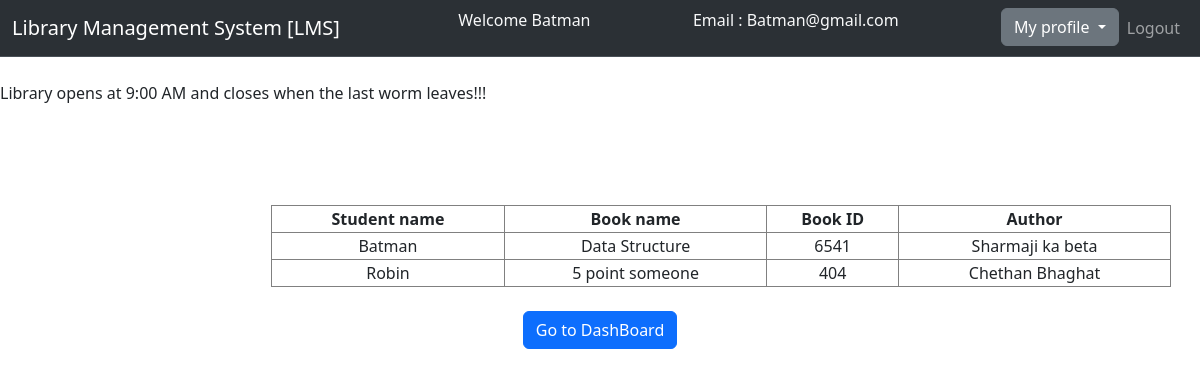
The app's page /admin/issuedBooks.php (signed in) with its own data.
### tables this page shows
CREATE TABLE `issued_books` (
  `s_no` int NOT NULL,
  `book_no` int NOT NULL,
  `book_name` varchar(100) NOT NULL,
  `book_author` varchar(50) NOT NULL,
  `student_id` int NOT NULL,
  `status` int DEFAULT NULL,
  `issue_date` text NOT NULL
);

CREATE TABLE `users` (
  `id` int NOT NULL,
  `name` varchar(50) NOT NULL,
  `email` varchar(100) NOT NULL,
  `password` varchar(100) NOT NULL,
  `mobile` int NOT NULL,
  `address` varchar(250) NOT NULL
);

### admin/issuedBooks.php (the view, shortened to what this page needs)
<?php
$connection = mysqli_connect("localhost","root","appu1234");
$query = "select i.book_name,i.book_no,i.book_author,u.name from issued_books i left join users u on i.student_id = u.id";
?>
<!DOCTYPE html>
<html lang="en">
<head>
    <link href="https://cdn.jsdelivr.net/npm/bootstrap@5.3.3/dist/css/bootstrap.min.css" rel="stylesheet">
</head>
<link rel="stylesheet" href="style.css">
<body>
<nav class="navbar bg-dark border-bottom border-body navbar-expand-lg bg-body-tertiary" data-bs-theme="dark">
  <div class="container-fluid">
    <div class="navbar-header ">
       <a class="navbar-brand" href="admin_dashboard.php">Library Management System [LMS]</a>
    </div>
      <p class="text-light">Welcome <?php echo($_SESSION['name']);?></p>
      <p class="text-light">Email : <?php echo($_SESSION['email']);?></p>
    <ul class="nav navbar-nav navbar-right">
        <li class="nav-item">
          <div class="dropdown">
            <button class="btn btn-secondary dropdown-toggle" type="button" data-bs-toggle="dropdown" aria-expanded="false">
              My profile
            </button>
          </div>
        </li>
        <li class="nav-item"><a class="nav-link" href="logout.php">Logout</a>
        </li>
      </ul>
    </div>
</nav>
<br><span><marquee behavior="" direction="">Library opens at 9:00 AM and closes when the last worm leaves!!!</marquee></span>
<div class="row" style=" padding:100px">
  <div class="col-md-2"></div>
  <div class="col-md-8">
      <table class="table-bordered" width="900px" style="text-align:center">
        <tr>
          <th>Student name</th>
          <th>Book name</th>
          <th>Book ID</th>
          <th>Author</th>
        </tr>
        <?php
        $query_run = mysqli_query( $connection, $query);
        while($row = mysqli_fetch_assoc($query_run)){
          $book_name = $row['book_name'];
          $book_no = $row['book_no'];
          $student_name = $row['name'];
          $author = $row['book_author'];
          ?>
          <tr>
            <td><?php echo $student_name;?></td>
            <td><?php echo $book_name;?></td>
            <td><?php echo $book_no;?></td>
            <td><?php echo $author;?></td>
          </tr>
        <?php
        }
        ?>
      </table>
      <br>
      <p class="text-center"><a class=" btn btn-primary" href="admin_dashboard.php" role="button">Go to DashBoard</a></p>
  </div>
  <div class="col-md-2"></div>
</div>
</body>
</html>

### records on screen
issued_books: users.name "Batman", book_name "Data Structure", book_no "6541", book_author "Sharmaji ka beta"
issued_books: users.name "Robin", book_name "5 point someone", book_no "404", book_author "Chethan Bhaghat"

### other values on screen
$_SESSION['name'] "Batman"
$_SESSION['email'] "Batman@gmail.com"
